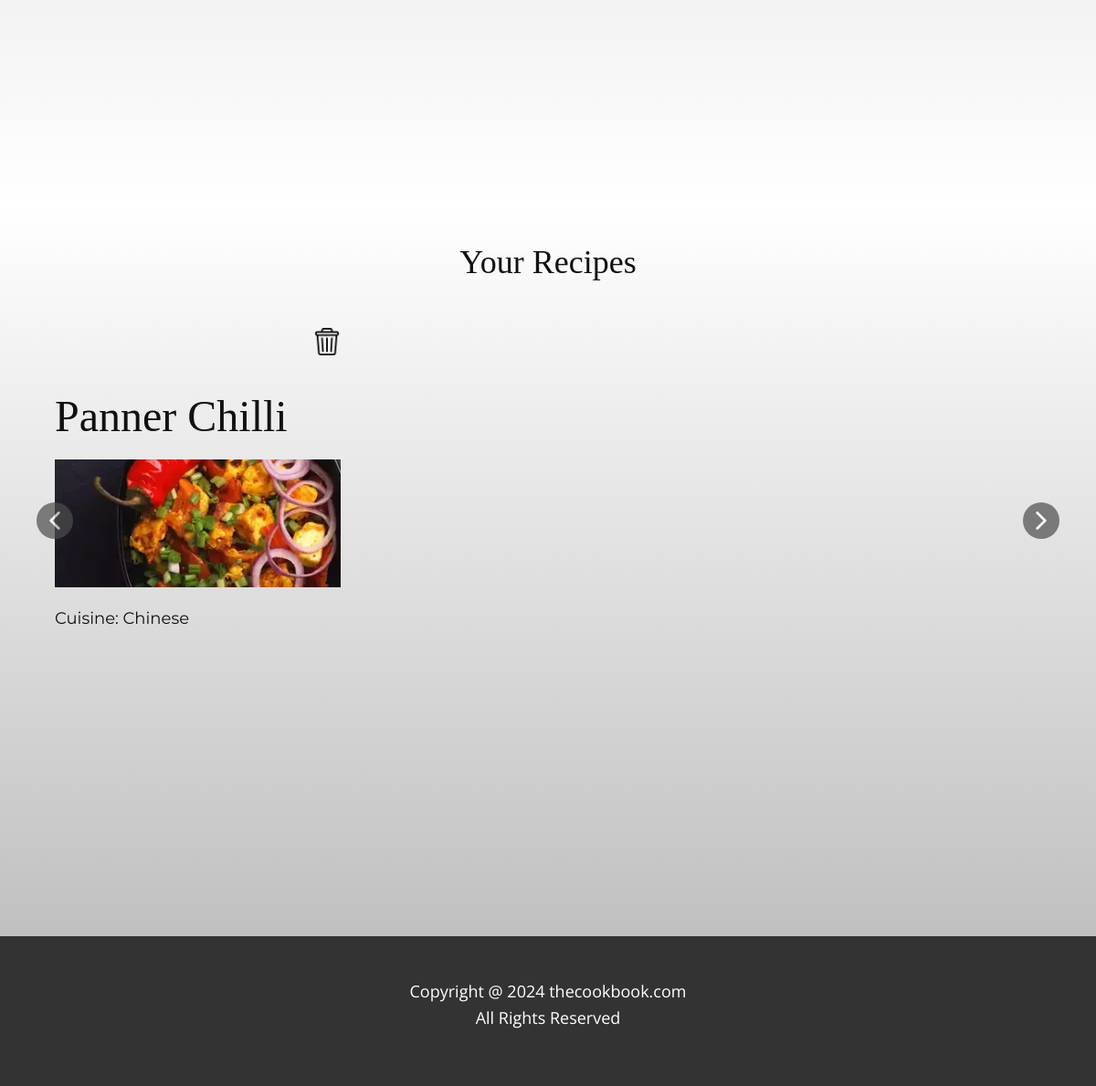
/account (signed in, lower part), run on an earlier commit of the app's database.
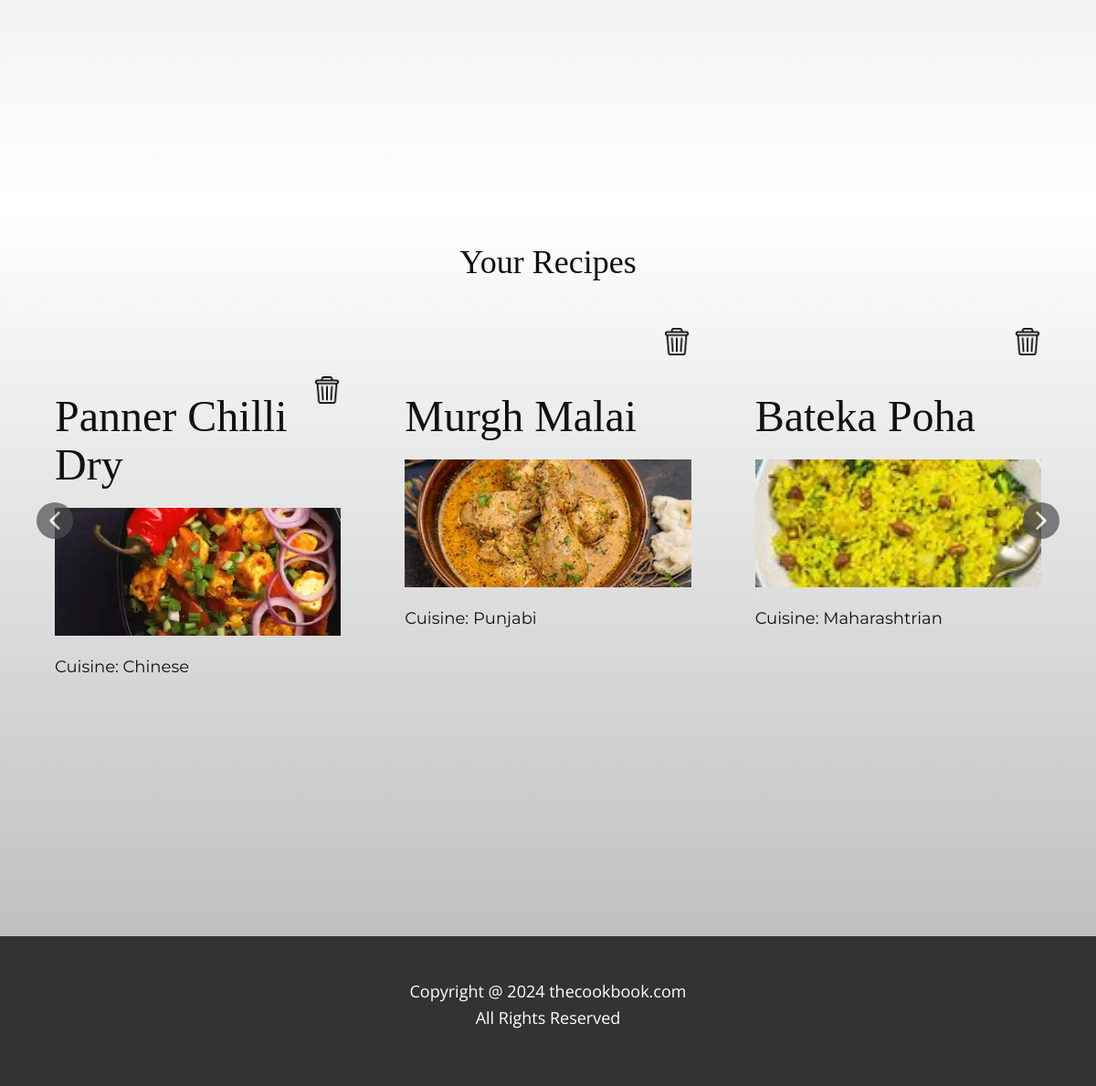
And on a later commit of the database.
### TCB/models.py (models this page shows)
class Recipe(models.Model):
    recipe_id = models.AutoField(primary_key=True)
    user = models.ForeignKey(User, on_delete=models.CASCADE)
    recipe_name = models.CharField(max_length=100)
    recipe_image = models.ImageField(upload_to='static/recipe_images/')
    recipe_steps = models.TextField()
    ingredients = models.TextField()
    cooking_time = models.CharField(max_length=100)
    serving = models.IntegerField()
    cuisine = models.ForeignKey(Cuisine, on_delete=models.CASCADE)
    category = models.ForeignKey(Category, on_delete=models.CASCADE)
    rating = models.FloatField(default=0)
    count = models.IntegerField(default=0)
    veg = models.BooleanField()

class Cuisine(models.Model):
    cuisine_id = models.AutoField(primary_key=True)
    cuisine_name = models.CharField(max_length=100)

### TCB/views.py (the view)
# urls.py: path('account',views.account,name="account"),
@login_required(login_url='/login')
def account(request):
    if request.method == 'POST':
        user = request.user
        fname = request.POST['fname']
        lname = request.POST['lname']
        email = request.POST['email']
        if fname.isalpha():
            user.first_name = fname
        else:
            messages.info(request,'Invalid Name')
            return redirect('account')
        if lname.isalpha():
            user.last_name = lname
        else:
            messages.info(request,'Invalid Name')
            return redirect('account')
        if email != user.email and User.objects.filter(email=email).exists():
                messages.info(request,'Email Taken')
                return redirect('account')
        user.email = email
        user.save()
        return redirect('account')
    else:
        user = request.user
        recipes = Recipe.objects.filter(user=user)
        context={
            'user': user,
            'recipe' : recipes,
        }
        return render(request,"account.html",context)

### templates/account.html (shortened to what this page needs)
{% load static %}
<!DOCTYPE html>
<html style="font-size: 16px;" lang="en">
  <head>
    <link rel="stylesheet" href="{% static 'nicepage.css' %}" media="screen" />
    <link rel="stylesheet" href="{% static 'account.css' %}" media="screen" />
  </head>
  <body data-path-to-root="./" data-include-products="false" class="u-body u-xl-mode" data-lang="en">
    <section class="u-clearfix u-gradient u-section-1" id="sec-0a8d">
      <div class="u-clearfix u-sheet u-sheet-1">
      </div>
    </section>
    <section class="u-align-center u-clearfix u-gradient u-section-2" id="sec-8f22">
      <div class="u-clearfix u-sheet u-valign-middle-xs u-sheet-1">
        <h3 class="u-align-center u-custom-font u-font-merriweather u-text u-text-default u-text-1">Your Recipes</h3>
        <div class="u-blog u-container-style u-expanded-width u-layout-horizontal u-blog-1">
          <div class="u-repeater u-repeater-1">
            {% for x in recipe %}
              <div style="padding-top: 30px;" class="u-blog-post u-container-style u-repeater-item">
                <div class="u-container-layout u-similar-container u-container-layout-1">
                  <h2 class="u-blog-control u-custom-font u-font-merriweather u-text u-text-2"><a class="u-post-header-link" href="blog/post-5.html">{{ x.recipe_name }}</a></h2>
                  <span class="u-file-icon u-icon u-icon-1"><img onclick="deleteRecipe({{x.recipe_id}})" src="{% static 'images/484662.png' %}" alt="" /></span>
                  <a class="u-post-header-link" href="{% url 'vrecipe' recipe_id=x.recipe_id %}">
                    <img src="{{ x.recipe_image }}" alt="" class="u-blog-control u-expanded-width u-image u-image-default u-image-1" />
                  </a>
                  <div class="u-blog-control u-custom-font u-font-montserrat u-post-content u-text u-text-3 fr-view">Cuisine: {{ x.cuisine.cuisine_name }}</div>
                </div>
              </div>
            {% endfor %}
          </div>
          <a class="u-absolute-vcenter-lg u-absolute-vcenter-md u-absolute-vcenter-xl u-gallery-nav u-gallery-nav-prev u-grey-70 u-icon-circle u-opacity u-opacity-70 u-spacing-10 u-text-white u-gallery-nav-1" href="#" role="button">
            <span aria-hidden="true">
            </span>
          </a>
          <a class="u-absolute-vcenter-lg u-absolute-vcenter-md u-absolute-vcenter-xl u-gallery-nav u-gallery-nav-next u-grey-70 u-icon-circle u-opacity u-opacity-70 u-spacing-10 u-text-white u-gallery-nav-2" href="#" role="button">
            <span aria-hidden="true">
            </span>
          </a>
        </div>
      </div>
    </section>
    <footer class="u-align-center u-clearfix u-footer u-grey-80 u-footer" id="sec-2e22">
      <div class="u-clearfix u-sheet u-sheet-1">
        <p class="u-align-center u-text u-text-default u-text-1">
          Copyright @ 2024 thecookbook.com<br />All Rights Reserved
        </p>
      </div>
    </footer>
  </body>
</html>

What changed in the data, as far as the page shows it:
changed Recipe "Chinese": recipe_name "Panner Chilli" → "Panner Chilli Dry"
added Recipe: recipe_name "Murgh Malai", recipe_image (picture), cuisine.cuisine_name "Punjabi"
added Recipe: recipe_name "Bateka Poha", recipe_image (picture), cuisine.cuisine_name "Maharashtrian"
